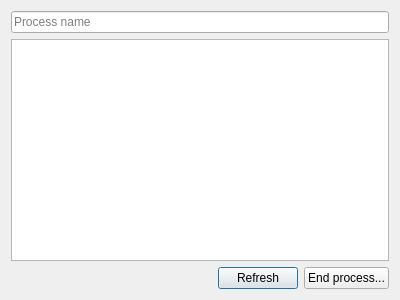
<?xml version="1.0" encoding="UTF-8"?>
<ui version="4.0">
 <class>TaskManagerDialog</class>
 <widget class="QDialog" name="TaskManagerDialog">
  <property name="geometry">
   <rect>
    <x>0</x>
    <y>0</y>
    <width>400</width>
    <height>300</height>
   </rect>
  </property>
  <property name="windowTitle">
   <string>Task manager</string>
  </property>
  <layout class="QVBoxLayout" name="verticalLayout">
   <item>
    <widget class="QLineEdit" name="lineEdit">
     <property name="placeholderText">
      <string>Process name</string>
     </property>
    </widget>
   </item>
   <item>
    <widget class="QTableView" name="tableView"/>
   </item>
   <item>
    <layout class="QHBoxLayout" name="horizontalLayout">
     <item>
      <spacer name="horizontalSpacer">
       <property name="orientation">
        <enum>Qt::Horizontal</enum>
       </property>
       <property name="sizeHint" stdset="0">
        <size>
         <width>40</width>
         <height>20</height>
        </size>
       </property>
      </spacer>
     </item>
     <item>
      <widget class="QPushButton" name="pushButtonRefresh">
       <property name="text">
        <string>Refresh</string>
       </property>
      </widget>
     </item>
     <item>
      <widget class="QPushButton" name="pushButtonKill">
       <property name="text">
        <string>End process...</string>
       </property>
      </widget>
     </item>
    </layout>
   </item>
  </layout>
 </widget>
 <resources/>
 <connections/>
</ui>
